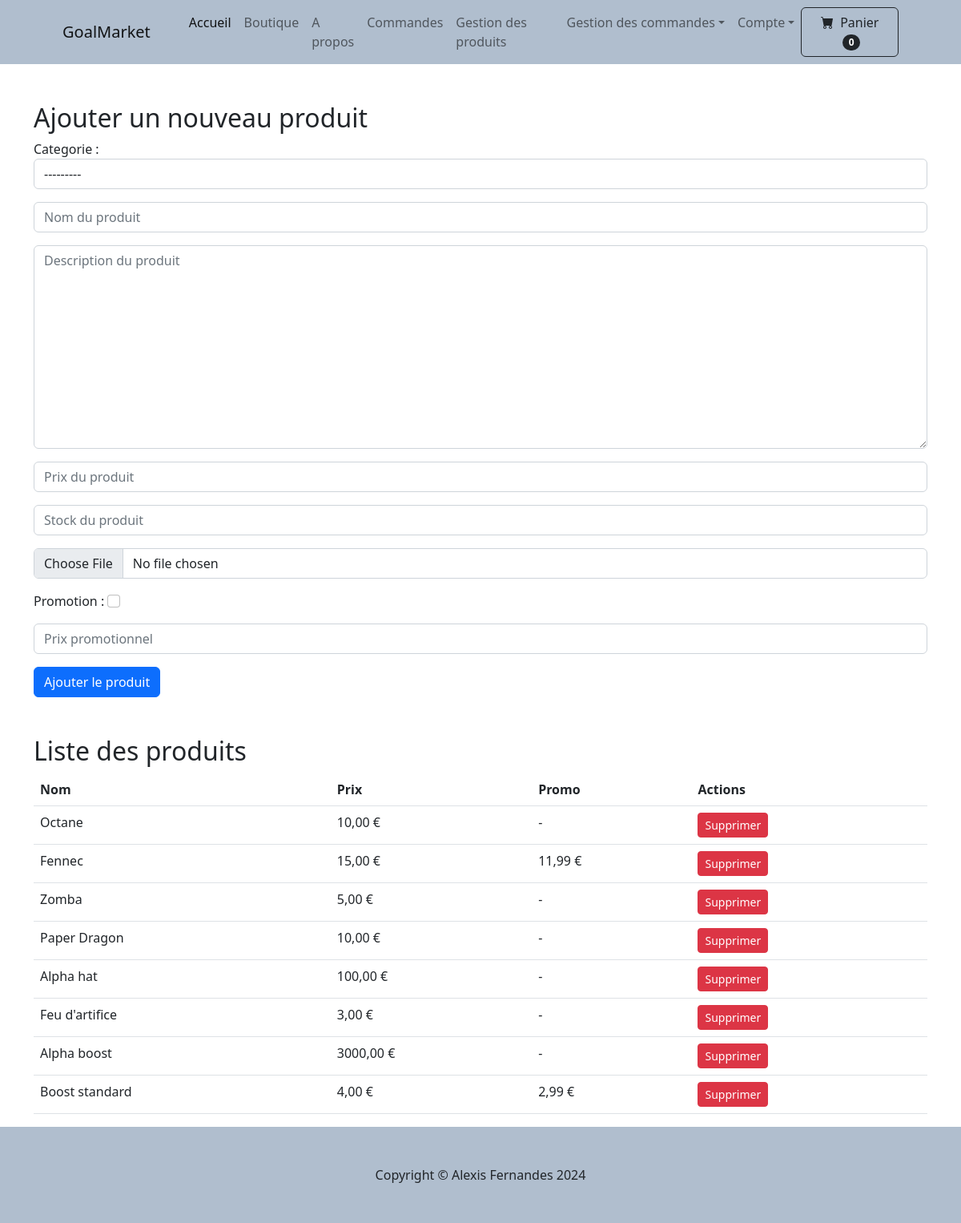
/gestion_produit/ (signed in), run on an earlier commit of the app's database.
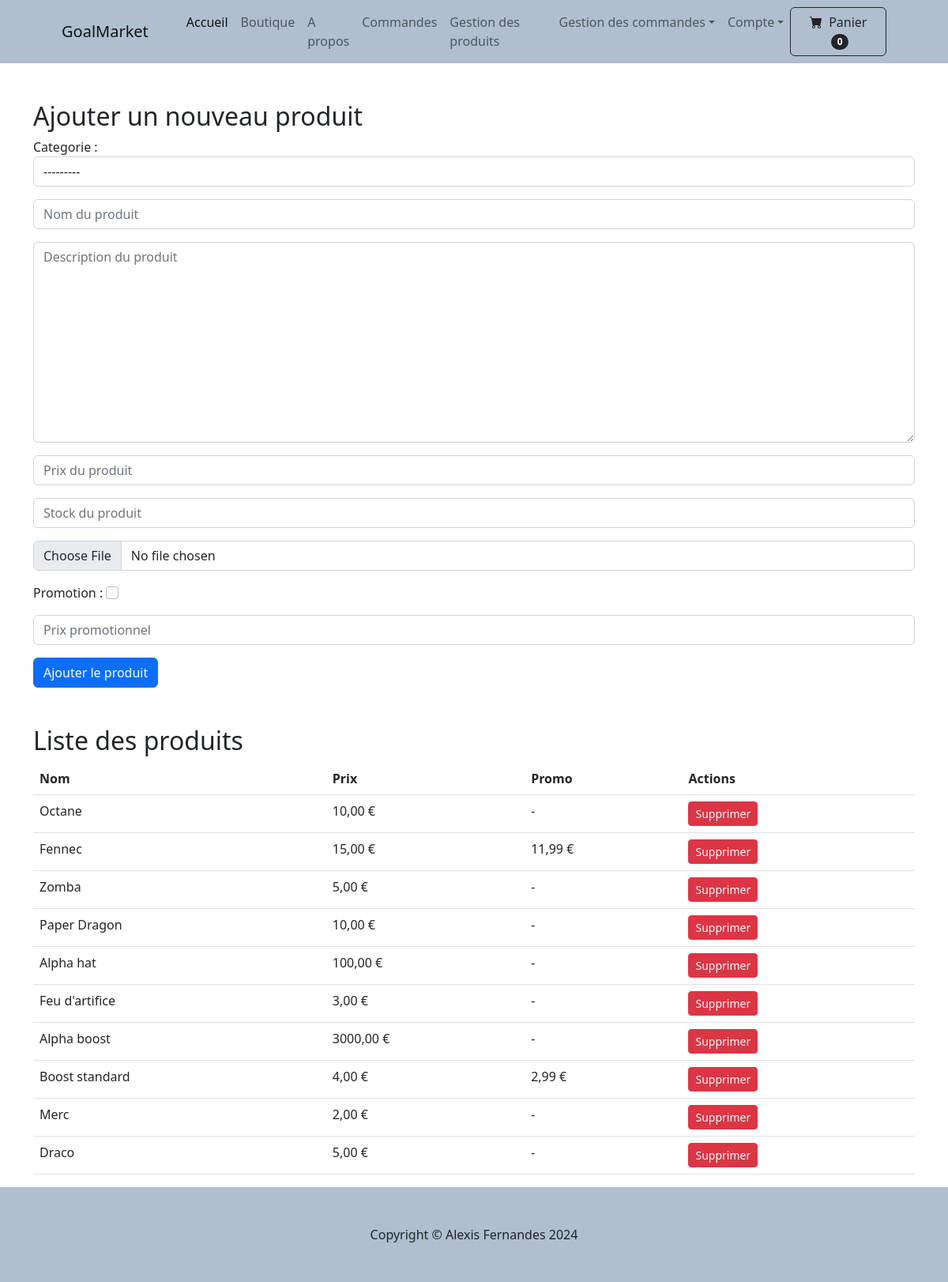
And on a later commit of the database.
### myapp/models.py (models this page shows, shortened)
class Produit(models.Model):
    categorie = models.ForeignKey(Categorie, on_delete=models.CASCADE, default=1)
    name = models.CharField(max_length=100)
    description = models.CharField(max_length=1000)
    price = models.DecimalField(default=0, max_digits=10, decimal_places=2)
    stock = models.IntegerField()
    image = models.ImageField(upload_to='images/Produits')
    is_promo = models.BooleanField(default=False,null=True, blank=True)
    promo_price = models.DecimalField(default=0, max_digits=10, decimal_places=2,null=True, blank=True)

### myapp/views.py (the view)
# urls.py: path('gestion_produit/', views.gestion_produit, name='gestion_produit'),
@user_passes_test(is_admin)
def gestion_produit(request):
    if request.method == 'POST':
        form = ProduitForm(request.POST, request.FILES)
        if form.is_valid():
            form.save()
            messages.success(request, 'Produit ajouté avec succès !')
            return redirect('gestion_produit')
        else:
            messages.error(request, 'Erreur lors de l\'ajout du produit')
    else:
        form = ProduitForm()
    produits = Produit.objects.all()
    return render(request, 'gestion_produit.html', {'form': form, 'produits': produits})

### myapp/forms.py
class ProduitForm(forms.ModelForm):
	categorie = forms.ModelChoiceField(queryset=Categorie.objects.all(), widget=forms.Select(attrs={'class':'form-control'}))
	name = forms.CharField(label="", widget=forms.TextInput(attrs={'class':'form-control', 'placeholder':'Nom du produit'}))
	description = forms.CharField(label="", widget=forms.Textarea(attrs={'class':'form-control', 'placeholder':'Description du produit'}))
	price = forms.DecimalField(label="", widget=forms.NumberInput(attrs={'class':'form-control', 'placeholder':'Prix du produit'}))
	stock = forms.IntegerField(label="", widget=forms.NumberInput(attrs={'class':'form-control', 'placeholder':'Stock du produit'}))
	image = forms.ImageField(label="", widget=forms.FileInput(attrs={'class':'form-control'}))
	is_promo = forms.BooleanField(label="Promotion", required=False, widget=forms.CheckboxInput(attrs={'class':'form-check-input'}))
	promo_price = forms.DecimalField(label="", required=False, widget=forms.NumberInput(attrs={'class':'form-control', 'placeholder':'Prix promotionnel'}))
	class Meta:
		model = Produit
		fields = ['categorie', 'name', 'description', 'price', 'stock', 'image', 'is_promo', 'promo_price']

### myapp/templates/gestion_produit.html (shortened to what this page needs)
{% extends "nav.html" %}
{% load static %}
{% block content %}
<div class="container mt-5">
    <h2>Ajouter un nouveau produit</h2>
    <form method="post" enctype="multipart/form-data">
        <div class="mb-3">
            {{ form.as_p}}
        </div>
        <button type="submit" class="btn btn-primary">Ajouter le produit</button>
    </form>
</div>
<div class="container mt-5">
<h2 class="mt-5">Liste des produits</h2>
<table class="table">
  <thead>
    <tr>
      <th>Nom</th>
      <th>Prix</th>
      <th>Promo</th>
      <th>Actions</th>
    </tr>
  </thead>
  <tbody>
    {% for produit in produits %}
    <tr>
      <td>{{ produit.name }}</td>
      <td>{{ produit.price }} €</td>
      <td>{% if produit.is_promo %}{{ produit.promo_price }} €{% else %}-{% endif %}</td>
      <td>
        <a href="{% url 'supprimer_produit' produit.id %}" class="btn btn-sm btn-danger"
           onclick="return confirm('Êtes-vous sûr de vouloir supprimer ce produit ?');">Supprimer</a>
      </td>
    </tr>
    {% endfor %}
  </tbody>
</table>
</div>
{% endblock %}

What changed in the data, as far as the page shows it:
added Produit: name "Merc", price "2,00"
added Produit: name "Draco", price "5,00"
